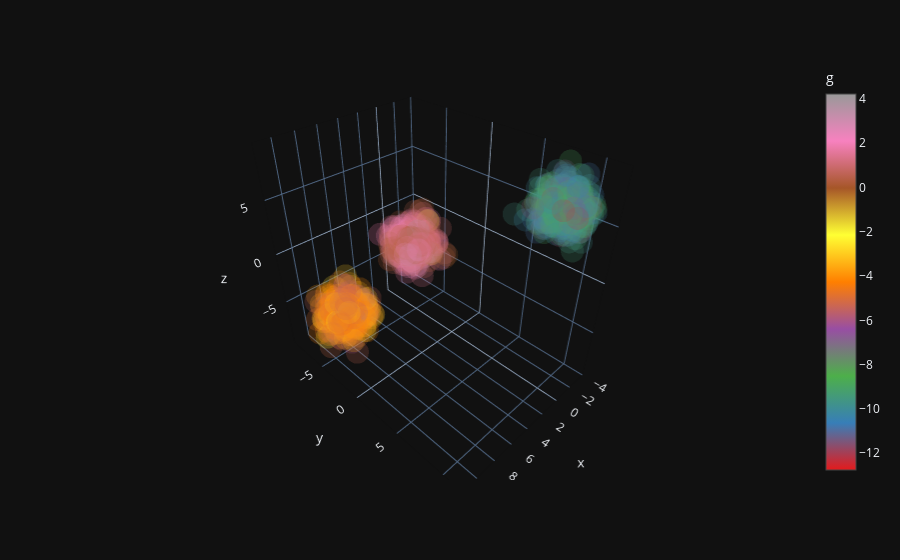

Notebook source saved alongside this figure:
### Code cell
# For Plotly, we'll put the data set in a DataFrame and give it some columns names.
X_df = pd.DataFrame(X)
X_df.columns = ['x', 'y', 'z', 'a', 'b', 'c', 'd', 'e', 'f', 'g']

# This is the same thing we just showed with matplotlib, but now we have tooltips and we can zoom and rotate.
# Rotating the chart can be very helpful when clusters are overlapping in 3-dimensional space.
animate_scatter_3d(X_df, 'x', 'y', 'z', color='g')

### Figure 1 — Plotly figure (JSON) as saved in the notebook; plotly's stock layout.template omitted (floating-point values rounded to 4 significant figures; data arrays with more than 128 entries replaced by an {"elided": "..."} marker saying what was removed)
{"data": [{"hoverlabel": {"namelength": 0}, "hovertemplate": "x=%{x}<br>y=%{y}<br>z=%{z}<br>g=%{marker.color}", "legendgroup": "", "marker": {"color": {"elided": "1000 float values"}, "coloraxis": "coloraxis", "opacity": 0.2, "symbol": "circle"}, "mode": "markers", "name": "", "scene": "scene", "showlegend": false, "type": "scatter3d", "x": {"elided": "1000 float values"}, "y": {"elided": "1000 float values"}, "z": {"elided": "1000 float values"}}], "layout": {"autosize": true, "coloraxis": {"colorbar": {"title": {"text": "g"}}, "colorscale": [[0, "rgb(228,26,28)"], [0.125, "rgb(55,126,184)"], [0.25, "rgb(77,175,74)"], [0.375, "rgb(152,78,163)"], [0.5, "rgb(255,127,0)"], [0.625, "rgb(255,255,51)"], [0.75, "rgb(166,86,40)"], [0.875, "rgb(247,129,191)"], [1, "rgb(153,153,153)"]]}, "legend": {"tracegroupgap": 0}, "margin": {"t": 60}, "scene": {"aspectmode": "auto", "aspectratio": {"x": 0.8362, "y": 1.142, "z": 1.047}, "domain": {"x": [0, 0.98], "y": [0, 1]}, "xaxis": {"title": {"text": "x"}, "type": "linear"}, "yaxis": {"title": {"text": "y"}, "type": "linear"}, "zaxis": {"title": {"text": "z"}, "type": "linear"}}}}
